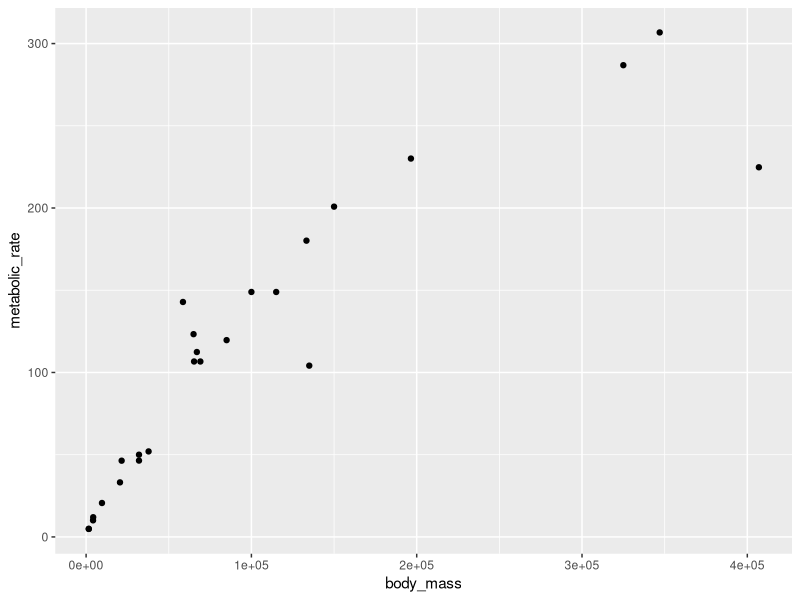
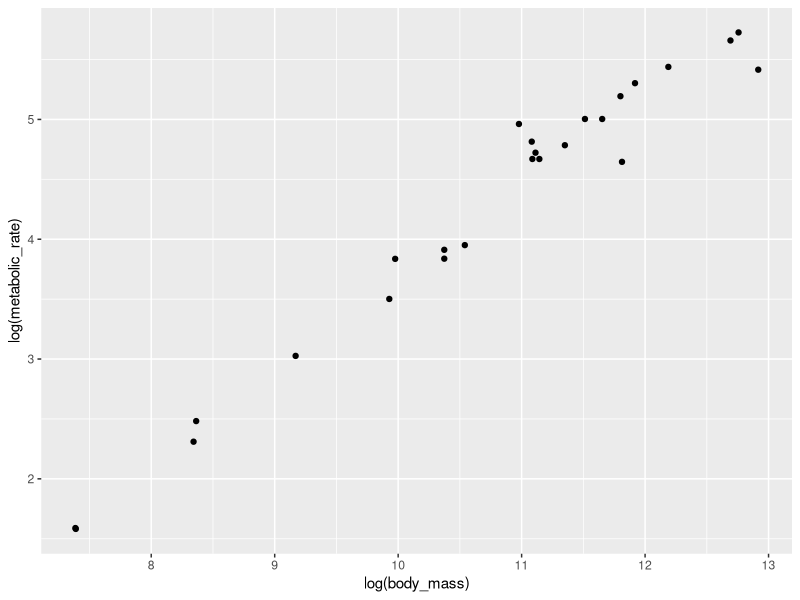
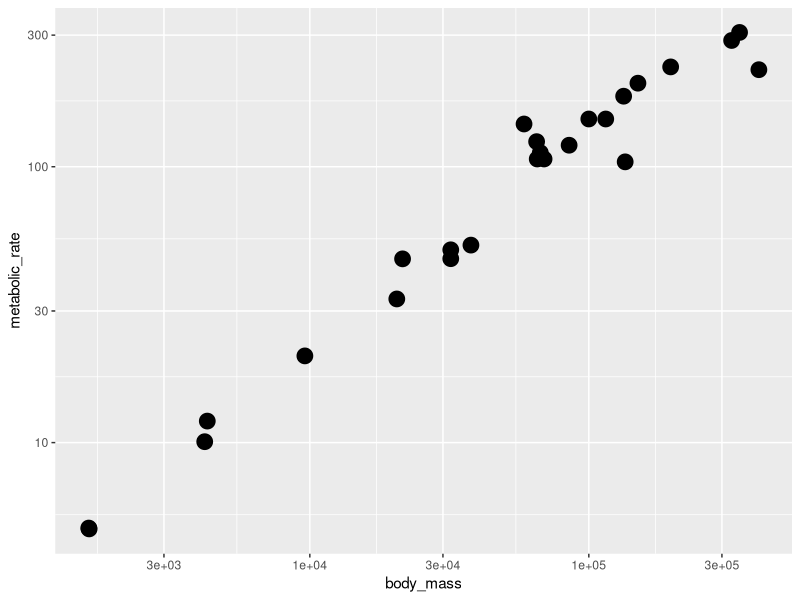

Reproduce these figures in R, in order.
# Load library
library(tidyverse)

#set up data frame for plotting
size_mr_data <- data.frame(
  body_mass = c(32000, 37800, 347000, 4200, 196500, 100000, 4290, 
    32000, 65000, 69125, 9600, 133300, 150000, 407000, 115000, 
    67000,325000, 21500, 58588, 65320, 85000, 135000, 20500, 1613,
    1618),
  metabolic_rate = c(49.984, 51.981, 306.770, 10.075, 230.073, 
    148.949, 11.966, 46.414, 123.287, 106.663, 20.619, 180.150, 
    200.830, 224.779, 148.940, 112.430, 286.847, 46.347, 142.863, 
    106.670, 119.660, 104.150, 33.165, 4.900, 4.865))
    
#code goes here
#Plot 1
ggplot(data = size_mr_data, aes(x = body_mass, y = metabolic_rate)) +
  geom_point()

#Plot 2
ggplot(data = size_mr_data, aes(x = log(body_mass), y = log(metabolic_rate))) +
  geom_point()

#Plot 3
ggplot(data = size_mr_data, aes(x = body_mass, y = metabolic_rate)) +
  scale_x_log10() +
  scale_y_log10() +
  geom_point(size = 5)
